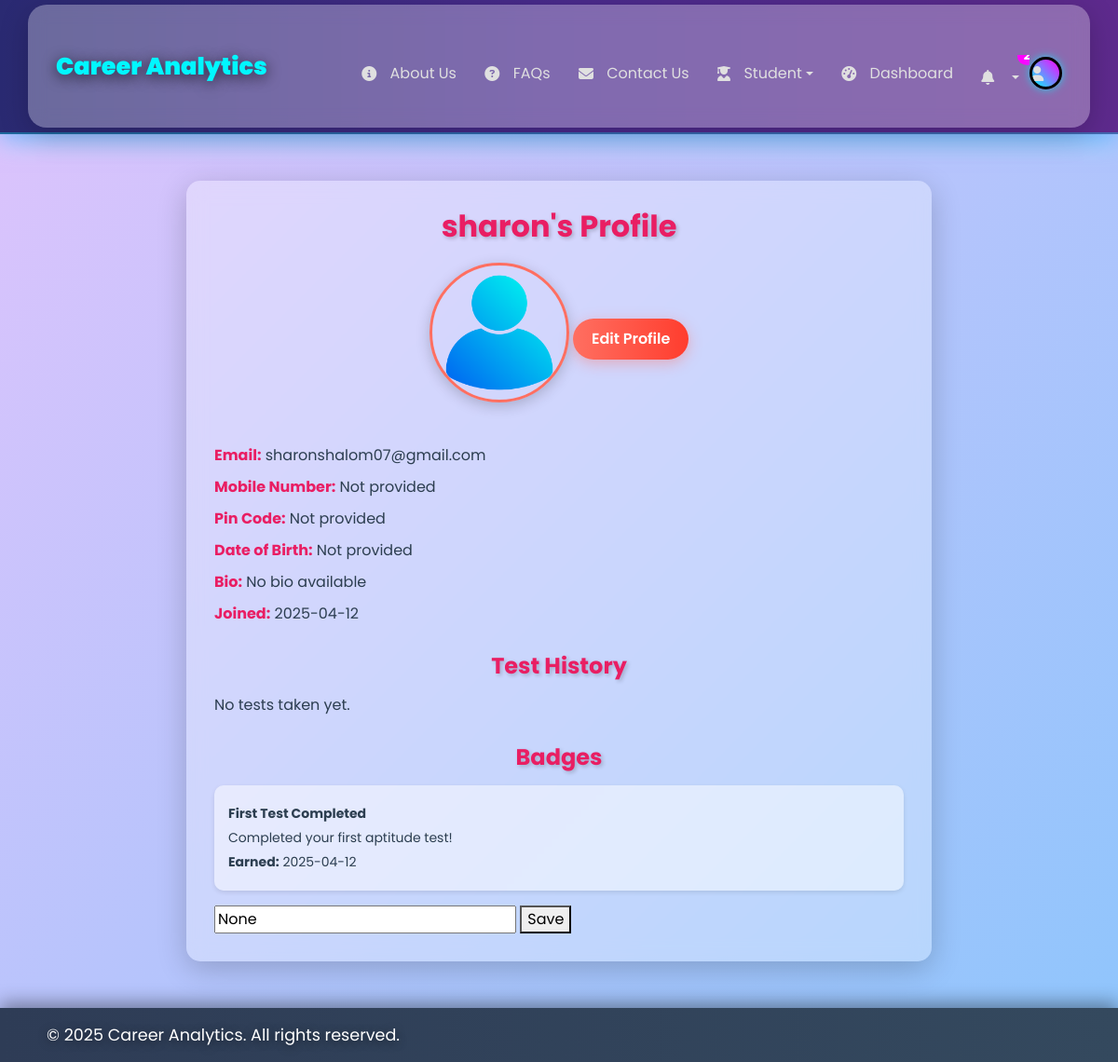
The app's page /profile (signed in) with its own data.
### app.py (models this page shows)
class User(UserMixin, db.Model):
    id = db.Column(db.Integer, primary_key=True)
    username = db.Column(db.String(150), unique=True, nullable=False)
    password = db.Column(db.String(150), nullable=False)
    email = db.Column(db.String(150), unique=True, nullable=True)
    animations_enabled = db.Column(db.Boolean, default=True, nullable=False)
    created_at = db.Column(
        db.DateTime(timezone=True),
        nullable=False,
        default=lambda: datetime.now(timezone.utc)
    )
    updated_at = db.Column(
        db.DateTime(timezone=True),
        nullable=False,
        default=lambda: datetime.now(timezone.utc),
        onupdate=lambda: datetime.now(timezone.utc)
    )
    theme = db.Column(db.String(10), default='light', nullable=False)  # For theme preference
    notify_test_reminders = db.Column(db.Boolean, default=True, nullable=False)  # Notification preferences
    notify_badge_earned = db.Column(db.Boolean, default=True, nullable=False)
    notify_progress_updates = db.Column(db.Boolean, default=True, nullable=False)
    email_notifications = db.Column(db.Boolean, default=True, nullable=False)  # Email preferences
    email_newsletters = db.Column(db.Boolean, default=False, nullable=False)
    profile_visibility = db.Column(db.String(10), default='public', nullable=False)  # Profile visibility
    preferred_test_categories = db.Column(db.JSON, default=lambda: [], nullable=False)
    mobile_number = db.Column(db.String(20), nullable=True)# Preferred test categories
    pin_code = db.Column(db.String(10), nullable=True)
    dob = db.Column(db.Date, nullable=True)
    bio= db.Column(db.Text,        nullable=True)
    tests = db.relationship('TestResult', backref='user', lazy=True)
    badges = db.relationship('Badge', backref='user', lazy=True)
    notifications = db.relationship('Notification', backref='user', lazy=True)
    aptitude_scores = db.Column(db.JSON, default="{}", nullable=False)  # Changed to string default
    personality_scores = db.Column(db.JSON, default="{}", nullable=False)  # Changed to string default
    skill_gap_scores = db.Column(db.JSON, default="{}", nullable=False)  # Added field with default
    skill_gap_completed_at = db.Column(db.DateTime)
    top_careers = db.Column(db.Text)  # Add this line
    resumes = db.relationship('Resume', backref='user', lazy=True)

class Badge(db.Model):
    id = db.Column(db.Integer, primary_key=True)
    user_id = db.Column(db.Integer, db.ForeignKey('user.id'), nullable=False)
    name = db.Column(db.String(100), nullable=False)
    description = db.Column(db.String(200), nullable=False)
    icon = db.Column(db.String(50), nullable=False)
    date_earned = db.Column(db.DateTime, default=lambda: datetime.now(timezone.utc))

### app.py (the view, shortened to what this page needs)
@app.route('/profile', methods=['GET', 'POST'])
@login_required
def profile():
    form = ProfileForm()
    form.email.data = current_user.email
    tests = TestResult.query.filter_by(user_id=current_user.id).order_by(TestResult.completed_at.desc()).all()
    badges = Badge.query.filter_by(user_id=current_user.id).order_by(Badge.date_earned.desc()).all()
    notifications = Notification.query.filter_by(user_id=current_user.id, is_read=False).order_by(Notification.date.desc()).limit(5).all()
    return render_template('profile.html', user=current_user, form=form, tests=tests, badges=badges,
                          active_page='profile', notifications=notifications)

### forms.py
class ProfileForm(FlaskForm):
    email = StringField('Email', validators=[Optional(), Email()])
    password = PasswordField('New Password', validators=[Optional(), Length(min=8)])
    password_confirm = PasswordField('Confirm New Password', validators=[
        Optional(),
        EqualTo('password', message='Passwords must match.')
    ])
    mobile_number = StringField('Mobile Number', validators=[Optional(), Regexp(r'^\+?1?\d{9,15}$', message="Invalid mobile number.")])
    pin_code = StringField('Pin Code', validators=[Optional(), Length(min=5, max=10)])
    dob = DateField('Date of Birth', format='%Y-%m-%d', validators=[Optional()])
    bio = TextAreaField('Bio', validators=[Optional(), Length(max=500)])
    profile_image = FileField('Profile Picture', validators=[
        Optional(),
        FileAllowed(['jpg', 'jpeg', 'png', 'gif'], 'Images only!'),
        FileSize(max_size=5 * 1024 * 1024, message='File size must be less than 5MB.')
    ])
    submit = SubmitField('Update Profile')

### app.py (called while the page is built)
@app.before_request
def init_session():
    if 'used_aptitude' not in session:
        session['used_aptitude'] = []
    if 'aptitude_history' not in session:
        session['aptitude_history'] = defaultdict(list)

@login_manager.user_loader
def load_user(user_id):
    return db.session.get(User, int(user_id))

### templates/profile.html (shortened to what this page needs)
{% extends "base.html" %}
{% block content %}
<div class="profile-container">
    <div class="profile-header">
        <h1>{{ user.username }}'s Profile</h1>
        <img src="{{ url_for('static', filename=user.profile_image if user.profile_image else 'images/default_profile.jpg') }}" alt="Profile Picture" class="profile-image">
        <a href="{{ url_for('profile_edit') }}" class="btn-edit">Edit Profile</a>
    </div>
    <div class="profile-info">
        <p><strong>Email:</strong> {{ user.email or 'Not provided' }}</p>
        <p><strong>Mobile Number:</strong> {{ user.mobile_number or 'Not provided' }}</p>
        <p><strong>Pin Code:</strong> {{ user.pin_code or 'Not provided' }}</p>
        <p><strong>Date of Birth:</strong> {{ user.dob.strftime('%Y-%m-%d') if user.dob else 'Not provided' }}</p>
        <p><strong>Bio:</strong> {{ user.bio or 'No bio available' }}</p>
        <p><strong>Joined:</strong> {{ user.created_at.strftime('%Y-%m-%d') }}</p>
    </div>
    <div class="test-history">
        <h2>Test History</h2>
        {% if test_history %}
            <ul>
                {% for test in test_history %}
                    <li>
                        <p><strong>Test Type:</strong> {{ test.test_type | capitalize }}</p>
                        <p><strong>Score:</strong> {{ test.score }}%</p>
                        <p><strong>Completed:</strong> {{ test.completed_at.strftime('%Y-%m-%d %H:%M:%S') }}</p>
                    </li>
                {% endfor %}
            </ul>
        {% else %}
            <p>No tests taken yet.</p>
        {% endif %}
    </div>
    <div class="badges">
        <h2>Badges</h2>
        {% if badges %}
            <ul>
                {% for badge in badges %}
                    <li>
                        <p><strong>{{ badge.name }}</strong></p>
                        <p>{{ badge.description }}</p>
                        <p><strong>Earned:</strong> {{ badge.date_earned.strftime('%Y-%m-%d') }}</p>
                    </li>
                {% endfor %}
            </ul>
        {% else %}
            <p>No badges earned yet.</p>
        {% endif %}
    </div>
    <form method="POST">
        <input type="text" name="pin_code" value="{{ user.pin_code }}" placeholder="Enter Pin Code">
        <button type="submit">Save</button>
    </form>
</div>
{% endblock %}

### templates/base.html (shortened to what this page needs)
<!DOCTYPE html>
<html lang="en">
<head>
    <link href="https://cdn.jsdelivr.net/npm/bootstrap@5.3.0/dist/css/bootstrap.min.css" rel="stylesheet">
    <link rel="stylesheet" href="{{ url_for('static', filename='css/main.css') }}">
    <link rel="stylesheet" href="https://cdnjs.cloudflare.com/ajax/libs/font-awesome/6.6.0/css/all.min.css">
    <link rel="stylesheet" href="https://cdn.jsdelivr.net/npm/bootstrap-icons@1.10.5/font/bootstrap-icons.css">
    <link rel="stylesheet" href="{{ url_for('static', filename='css/style.css') }}">
    <link rel="stylesheet" href="{{ url_for('static', filename='css/personality.css') }}">
</head>
<body class="{% if active_page == 'dashboard' %}dashboard-page{% endif %} {% if current_user.is_authenticated and current_user.theme == 'dark' %}dark-mode{% endif %}">
    <nav class="navbar custom-navbar navbar-expand-lg navbar-dark fixed-top">
        <div class="container">
            <div class="navbar-brand-container">
                <a class="navbar-brand {% if active_page == 'index' %}active{% endif %}" href="{{ url_for('index') }}">Career Analytics</a>
            </div>
            <div class="collapse navbar-collapse" id="navbarNav">
                <ul class="navbar-nav ms-auto align-items-center">
                    <li class="nav-item">
                        <a class="nav-link {% if active_page == 'about' %}active{% endif %}" href="{{ url_for('about') }}"><i class="fas fa-info-circle"></i> About Us</a>
                    </li>
                    <li class="nav-item">
                        <a class="nav-link {% if active_page == 'faq' %}active{% endif %}" href="{{ url_for('faq') }}"><i class="fas fa-question-circle"></i> FAQs</a>
                    </li>
                    <li class="nav-item">
                        <a class="nav-link {% if active_page == 'contact' %}active{% endif %}" href="{{ url_for('contact') }}"><i class="fas fa-envelope"></i> Contact Us</a>
                    </li>
                    <li class="nav-item dropdown">
    <a class="nav-link dropdown-toggle {% if active_page == 'student' %}active{% endif %}" href="#" id="studentDropdown" role="button"
       data-bs-toggle="dropdown" aria-expanded="false">
       <i class="fas fa-user-graduate"></i> Student
    </a>
</li></ul>
                    {% if current_user.is_authenticated %}
                        <li class="nav-item">
                            <a class="nav-link {% if active_page == 'dashboard' %}active{% endif %}" href="{{ url_for('dashboard') }}"><i class="fas fa-tachometer-alt"></i> Dashboard</a>
                        </li>
                        <li class="nav-item dropdown">
                            <a class="nav-link notification-bell dropdown-toggle" href="#" id="notificationDropdown" role="button"
                               data-bs-toggle="dropdown" aria-expanded="false">
                                <i class="fas fa-bell"></i>
                                {% set unread_count = notifications|selectattr('is_read', 'equalto', False)|list|length %}
                                {% if unread_count > 0 %}
                                    <span class="badge">{{ unread_count }}</span>
                                {% endif %}
                            </a>
                        </li>
                    {% endif %}
                    <li class="nav-item dropdown">
                        <a class="nav-link profile-icon dropdown-toggle" href="#" id="profileDropdown" role="button"
                           data-bs-toggle="dropdown" aria-expanded="false">
                            {% if current_user.is_authenticated and current_user.profile_image and current_user.profile_image != 'images/default_profile.jpg' %}
                                <img src="{{ url_for('static', filename=current_user.profile_image) }}" alt="Profile Image">
                            {% else %}
                                <i class="fas fa-user"></i>
                            {% endif %}
                        </a>
                    </li>
            </div>
        </div>
    </nav>
    {% block content %}{% endblock %}
    <footer class="bg-dark text-white text-center py-3 mt-5">
        <div class="footer-content">
            <p>© <span>{{ '2025' | datetimeformat }}</span> Career Analytics. All rights reserved.</p>
        </div>
    </footer>
</body>
</html>

### static/css/main.css (style rules this page uses)
:root { --primary: #2A5C82; --secondary: #5BA4E6; --accent: #FFD700; --success: #4CAF50; --danger: #f44336; }

### static/css/style.css (style rules this page uses)
.container { background: rgba(255, 255, 255, 0.3); border-radius: 20px; padding: 30px; backdrop-filter: blur(10px); box-shadow: 0 8px 32px rgba(0, 0, 0, 0.2); animation: fadeIn 1s ease-in-out; }

### static/css/personality.css (style rules this page uses)
:root { --primary: #4f46e5; --secondary: #4338ca; --accent: #f59e0b; --background: #f1f5f9; }

### templates/base.html (style rules this page uses)
.navbar.custom-navbar { background: linear-gradient(90deg, #2a2a72, #4a2a8d, #5e2a8d) !important; padding: 0.3rem 1rem !important; box-shadow: 0 5px 25px rgba(0, 247, 255, 0.5), 0 -5px 25px rgba(255, 0, 255, 0.5); position: relative; animation: navbarGlow 3s infinite alternate; border-bottom: 2px solid rgba(0, 247, 255, 0.3); backdrop-filter: blur(5px); -webkit-backdrop-filter: blur(5px); }
.navbar.custom-navbar::before { content: ''; position: absolute; top: 0; left: -100%; width: 100%; height: 100%; background: linear-gradient(90deg, transparent, rgba(0, 247, 255, 0.3), transparent); animation: shine 4s infinite; }
.navbar-brand-container { flex: 0 0 auto; }
.navbar-brand { font-size: 1.5rem !important; font-weight: 900; color: #00f7ff !important; text-shadow: 0 3px 15px rgba(0, 0, 0, 0.7); transition: transform 0.3s ease, color 0.3s ease; }
.navbar-nav { flex: 0 0 auto; margin-left: auto; }
.nav-link { color: #e0e0e0 !important; padding: 0.4rem 0.8rem !important; font-size: 1rem !important; transition: color 0.3s ease, background 0.3s ease, transform 0.3s ease; display: flex; align-items: center; position: relative; }
.nav-link i { margin-right: 0.3rem !important; justify-content: center !important; padding: 0.5rem !important; }
.profile-icon { width: 35px !important; height: 35px !important; border-radius: 50%; background: linear-gradient(45deg, #00f7ff, #ff00ff) !important; display: flex; align-items: center; justify-content: center; color: #fff; font-weight: bold; transition: all 0.3s ease; cursor: pointer; box-shadow: 0 0 10px rgba(0, 247, 255, 0.7); border: 3px solid #000; }
.notification-bell { position: relative; color: #e0e0e0; font-size: 1.3rem; cursor: pointer; transition: transform 0.3s ease; margin-left: 0 !important; margin-top: 0.5rem; }
.notification-bell .badge { position: absolute; top: -8px; right: -8px; background: #ff00ff; color: #fff; border-radius: 50%; padding: 3px 7px; font-size: 0.8rem; }
footer { background: linear-gradient(90deg, #2e3c56, #34495e) !important; padding: 2rem 0; box-shadow: 0 -5px 20px rgba(0, 0, 0, 0.4); }
.footer-content { display: flex; justify-content: space-between; align-items: center; max-width: 1100px; margin: 0 auto; flex-wrap: wrap; }
footer p { margin: 0; font-size: 1.1rem; color: #fff; text-shadow: 0 2px 10px rgba(0, 0, 0, 0.5); }
@media (max-width: 1400px) { .nav-link { font-size: 1rem !important; } }
@media (max-width: 1400px) { .navbar-brand { font-size: 1.6rem !important; } }
@media (max-width: 1200px) { .nav-link { padding: 0.5rem 0.7rem !important; } }
@media (max-width: 1200px) { .nav-link i { margin-right: 0.4rem !important; } }
.nav-link, .dropdown-item { white-space: nowrap; overflow: hidden; text-overflow: ellipsis; max-width: 200px; }

### records on screen
User: username "sharon", email "sharonshalom07@gmail.com", mobile_number "Not provided", pin_code "Not provided", dob "Not provided", bio "No bio available", created_at "2025-04-12", pin_code "None"
Badge: name "First Test Completed", description "Completed your first aptitude test!", date_earned "2025-04-12"

### other values on screen
{{ '2025' | datetimeformat }} "2025"
